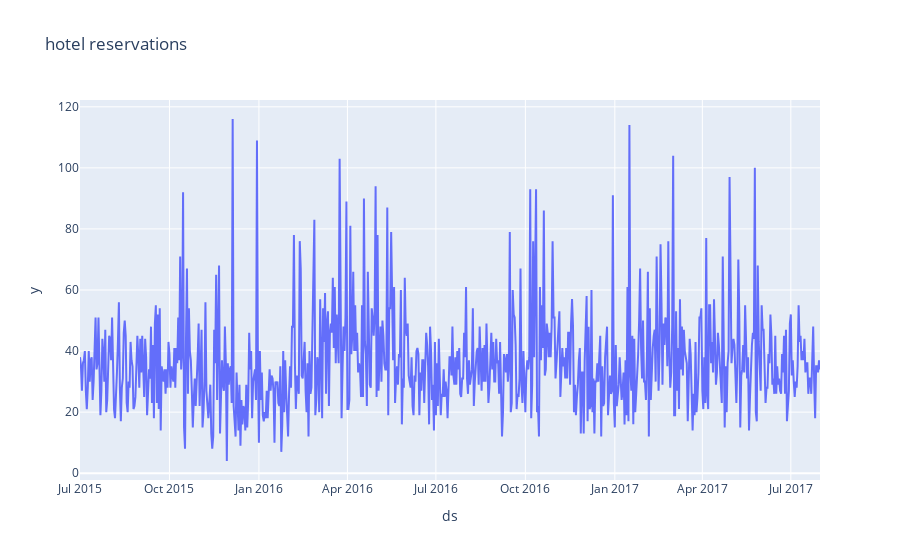

Notebook code for this chart:
### Code cell
fig = px.line(train_df, x="ds", y="y", title='hotel reservations')
fig.show()

### Figure 1 — Plotly figure (JSON) as saved in the notebook; plotly's stock layout.template omitted (floating-point values rounded to 4 significant figures; data arrays with more than 128 entries replaced by an {"elided": "..."} marker saying what was removed)
{"data": [{"hovertemplate": "ds=%{x}<br>y=%{y}<extra></extra>", "legendgroup": "", "line": {"color": "#636efa", "dash": "solid"}, "marker": {"symbol": "circle"}, "mode": "lines", "name": "", "orientation": "v", "showlegend": false, "type": "scatter", "x": {"elided": "762 str values"}, "xaxis": "x", "y": {"elided": "762 int values"}, "yaxis": "y"}], "layout": {"legend": {"tracegroupgap": 0}, "title": {"text": "hotel reservations"}, "xaxis": {"anchor": "y", "domain": [0, 1], "title": {"text": "ds"}}, "yaxis": {"anchor": "x", "domain": [0, 1], "title": {"text": "y"}}}}
